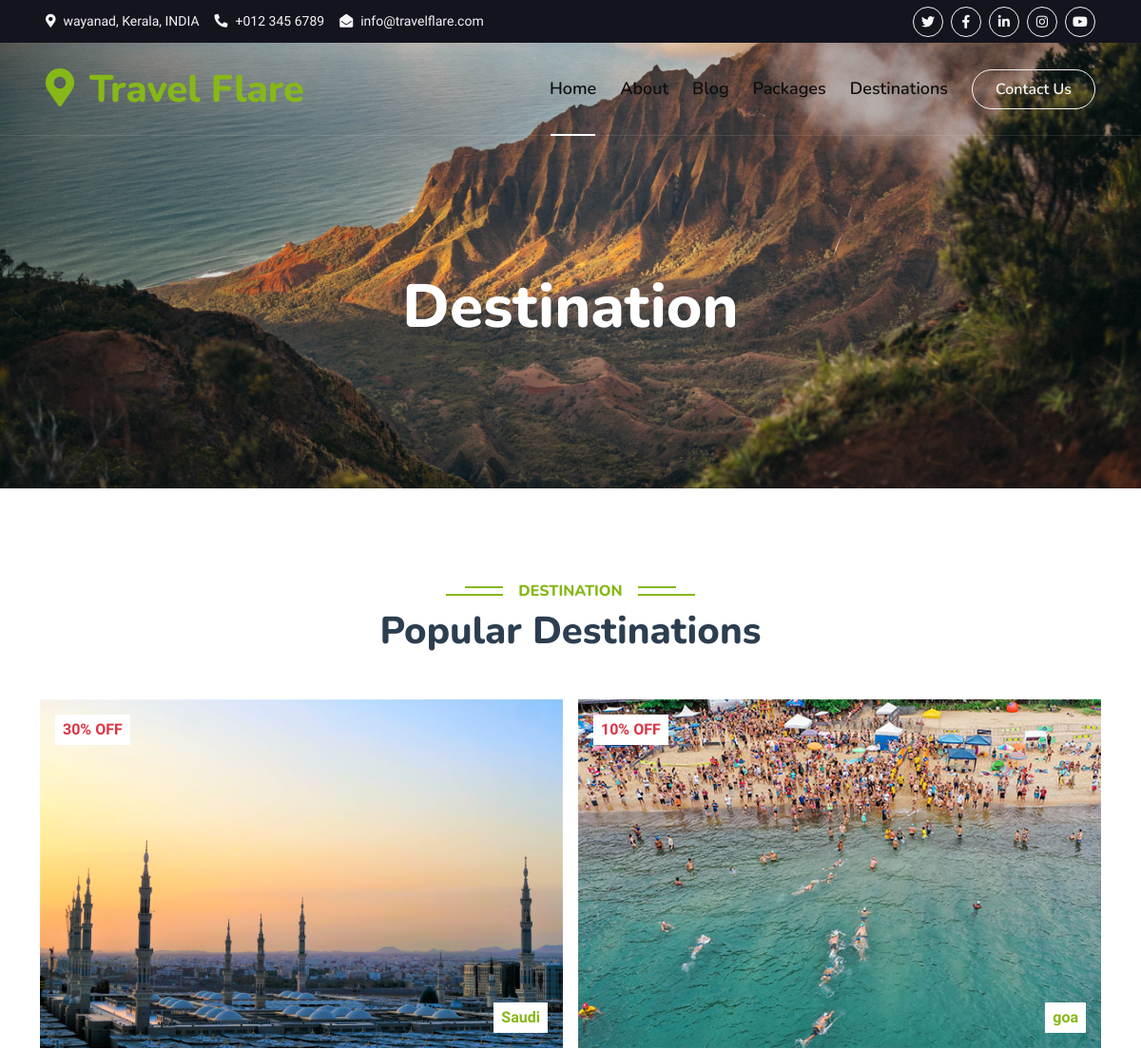
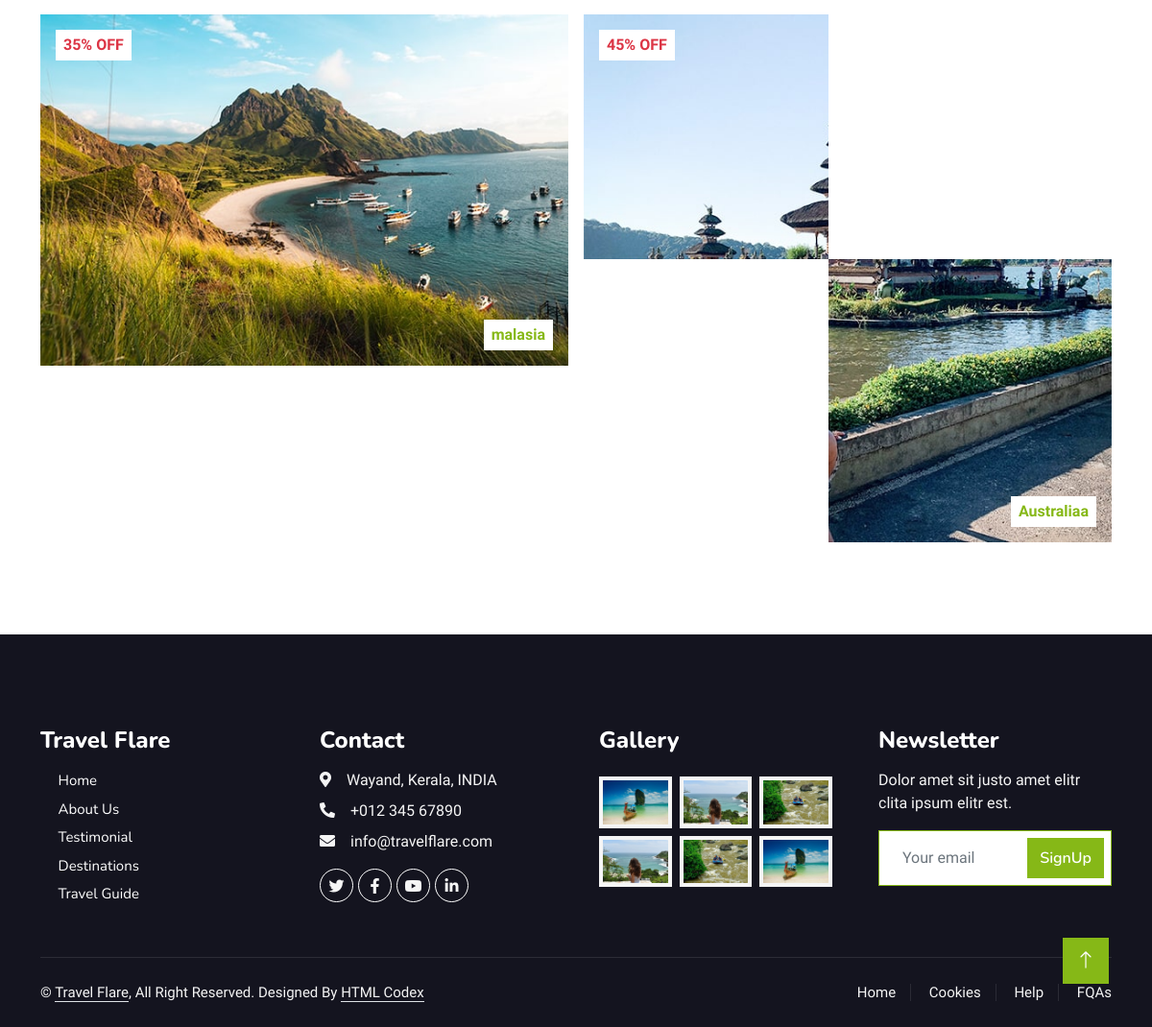
Screenshot of /destination/ with the database file from the repository (2 pictures, top to bottom).
### app/models.py (models this page shows, shortened)
class Destination(models.Model):
    name = models.CharField(max_length=255)
    image = models.ImageField(upload_to='destination_images/')
    discount_percentage = models.PositiveIntegerField()
    country = models.CharField(max_length=100)

### app/views.py (the view)
# urls.py: path('destination/',views.destination,name='destination'),
def destination(request):
    destinations = Destination.objects.all()
    return render(request, 'destination.html', {'destinations': destinations})

### templates/destination.html
{% extends 'base.html' %}
{% load static %}
{% block header %}
<div class="container-fluid bg-primary py-5 mb-5 hero-header">
    <div class="container py-5">
        <div class="row justify-content-center py-5">
            <div class="col-lg-10 pt-lg-5 mt-lg-5 text-center">
                <h1 class="display-3 text-white animated slideInDown">Destination</h1>
            </div>
        </div>
    </div>
</div>
{% endblock %}
{% block content %}
<div class="container-xxl py-5 destination">
    <div class="container">
        <div class="text-center wow fadeInUp" data-wow-delay="0.1s">
            <h6 class="section-title bg-white text-center text-primary px-3">Destination</h6>
            <h1 class="mb-5">Popular Destinations</h1>
        </div>
        <div class="row g-3">
            {% for destination in destinations %}
            <div class="col-lg-6 col-md-12 wow zoomIn" data-wow-delay="{{ forloop.counter|add:"0.1" }}s">
                <a class="position-relative d-block overflow-hidden" href="">
                    <img class="img-fluid" src="{{ destination.image.url }}" alt="">
                    <div class="bg-white text-danger fw-bold position-absolute top-0 start-0 m-3 py-1 px-2">{{ destination.discount_percentage }}% OFF</div>
                    <div class="bg-white text-primary fw-bold position-absolute bottom-0 end-0 m-3 py-1 px-2">{{ destination.country }}</div>
                </a>
            </div>
            {% endfor %}
        </div>
    </div>
</div>
    {% endblock %}

### templates/base.html (shortened to what this page needs)
{% load static %}
<!DOCTYPE html>
<html lang="en">
<head>
    <link href="https://cdnjs.cloudflare.com/ajax/libs/font-awesome/5.10.0/css/all.min.css" rel="stylesheet">
    <link href="https://cdn.jsdelivr.net/npm/bootstrap-icons@1.4.1/font/bootstrap-icons.css" rel="stylesheet">
    <link href="{% static 'lib/animate/animate.min.css' %}" rel="stylesheet">
    <link href="{% static 'lib/owlcarousel/assets/owl.carousel.min.css' %}" rel="stylesheet">
    <link href="{% static 'lib/tempusdominus/css/tempusdominus-bootstrap-4.min.css' %}" rel="stylesheet" />
    <link href="{% static 'css/bootstrap.min.css' %}" rel="stylesheet">
    <link href="{%  static 'css/style.css' %}" rel="stylesheet">
</head>
<body>
    <div class="container-fluid bg-dark px-5 d-none d-lg-block">
        <div class="row gx-0">
            <div class="col-lg-8 text-center text-lg-start mb-2 mb-lg-0">
                <div class="d-inline-flex align-items-center" style="height: 45px;">
                    <small class="me-3 text-light"><i class="fa fa-map-marker-alt me-2"></i>wayanad, Kerala, INDIA</small>
                    <small class="me-3 text-light"><i class="fa fa-phone-alt me-2"></i>+012 345 6789</small>
                    <small class="text-light"><i class="fa fa-envelope-open me-2"></i>info@travelflare.com</small>
                </div>
            </div>
            <div class="col-lg-4 text-center text-lg-end">
                <div class="d-inline-flex align-items-center" style="height: 45px;">
                    <a class="btn btn-sm btn-outline-light btn-sm-square rounded-circle me-2" href="https://twitter.com/login"><i class="fab fa-twitter fw-normal"></i></a>
                    <a class="btn btn-sm btn-outline-light btn-sm-square rounded-circle me-2" href="https://www.facebook.com/"><i class="fab fa-facebook-f fw-normal"></i></a>
                    <a class="btn btn-sm btn-outline-light btn-sm-square rounded-circle me-2" href="https://in.linkedin.com/"><i class="fab fa-linkedin-in fw-normal"></i></a>
                    <a class="btn btn-sm btn-outline-light btn-sm-square rounded-circle me-2" href="https://www.instagram.com/"><i class="fab fa-instagram fw-normal"></i></a>
                    <a class="btn btn-sm btn-outline-light btn-sm-square rounded-circle" href="https://www.youtube.com/"><i class="fab fa-youtube fw-normal"></i></a>
                </div>
            </div>
        </div>
    </div>
    <div class="container-fluid position-relative p-0">
        <nav class="navbar navbar-expand-lg navbar-light px-4 px-lg-5 py-3 py-lg-0" >
            <a href="" class="navbar-brand p-0">
                <h1 class="text-primary m-0"   ><i class="fa fa-map-marker-alt me-3"  ></i>Travel Flare</h1>
            </a>
            <div class="collapse navbar-collapse" id="navbarCollapse">
                <div class="navbar-nav ms-auto py-0">
                    <a href="{% url 'index' %}" class="nav-item nav-link active">Home</a>
                    <a href="{% url 'about' %}" class="nav-item nav-link">About</a>
                    <a href="{% url 'blog' %}" class="nav-item nav-link">Blog</a>
                    <a href="{% url 'package' %}" class="nav-item nav-link">Packages</a>
                    <a href="{% url 'destination' %}" class="nav-item nav-link">Destinations</a>
                </div>
                <a href="{% url 'contact' %}" class="btn btn-outline-light rounded-pill py-2 px-4">Contact Us</a>
            </div>
        </nav>
        {% block header %}
        {% endblock %}
    </div>
{% block content %}
{% endblock %}
 <div class="container-fluid bg-dark text-light footer pt-5 mt-5 wow fadeIn" data-wow-delay="0.1s">
    <div class="container py-5">
        <div class="row g-5">
            <div class="col-lg-3 col-md-6">
                <h4 class="text-white mb-3">Travel Flare</h4>
                <a class="btn btn-link" href="{% url 'index'%}">Home</a>
                <a class="btn btn-link" href="{% url 'about'%}">About Us</a>
                <a class="btn btn-link" href="{% url 'testimonial'%}">Testimonial</a>
                <a class="btn btn-link" href="{% url 'destination' %}">Destinations</a>
                <a class="btn btn-link" href="{% url 'team' %}">Travel Guide</a>
            </div>
            <div class="col-lg-3 col-md-6">
                <h4 class="text-white mb-3">Contact</h4>
                <p class="mb-2"><i class="fa fa-map-marker-alt me-3"></i>Wayand, Kerala, INDIA</p>
                <p class="mb-2"><i class="fa fa-phone-alt me-3"></i>+012 345 67890</p>
                <p class="mb-2"><i class="fa fa-envelope me-3"></i>info@travelflare.com</p>
                <div class="d-flex pt-2">
                    <a class="btn btn-outline-light btn-social" href="https://twitter.com/login"><i class="fab fa-twitter"></i></a>
                    <a class="btn btn-outline-light btn-social" href="https://www.facebook.com/"><i class="fab fa-facebook-f"></i></a>
                    <a class="btn btn-outline-light btn-social" href="https://www.youtube.com/"><i class="fab fa-youtube"></i></a>
                    <a class="btn btn-outline-light btn-social" href="https://in.linkedin.com/"><i class="fab fa-linkedin-in"></i></a>
                </div>
            </div>
            <div class="col-lg-3 col-md-6">
                <h4 class="text-white mb-3">Gallery</h4>
                <div class="row g-2 pt-2">
                    <div class="col-4">
                        <img class="img-fluid bg-light p-1" src="{% static 'images/package-1.jpg'%}" alt="">
                    </div>
                    <div class="col-4">
                        <img class="img-fluid bg-light p-1" src="{% static 'images/package-2.jpg'%}" alt="">
                    </div>
                    <div class="col-4">
                        <img class="img-fluid bg-light p-1" src="{% static 'images/package-3.jpg'%}" alt="">
                    </div>
                    <div class="col-4">
                        <img class="img-fluid bg-light p-1" src="{% static 'images/package-2.jpg'%}" alt="">
                    </div>
                    <div class="col-4">
                        <img class="img-fluid bg-light p-1" src="{% static 'images/package-3.jpg'%}"lt="">
                    </div>
                    <div class="col-4">
                        <img class="img-fluid bg-light p-1" src="{% static 'images/package-1.jpg'%}" alt="">
                    </div>
                </div>
            </div>
            <div class="col-lg-3 col-md-6">
                <h4 class="text-white mb-3">Newsletter</h4>
                <p>Dolor amet sit justo amet elitr clita ipsum elitr est.</p>
                <div class="position-relative mx-auto" style="max-width: 400px;">
                    <input class="form-control border-primary w-100 py-3 ps-4 pe-5" type="text" placeholder="Your email">
                    <button type="button" class="btn btn-primary py-2 position-absolute top-0 end-0 mt-2 me-2">SignUp</button>
                </div>
            </div>
        </div>
    </div>
    <div class="container">
        <div class="copyright">
            <div class="row">
                <div class="col-md-6 text-center text-md-start mb-3 mb-md-0">
                    &copy; <a class="border-bottom" href="#">Travel Flare</a>, All Right Reserved.
                    Designed By <a class="border-bottom" href="https://htmlcodex.com">HTML Codex</a>
                </div>
                <div class="col-md-6 text-center text-md-end">
                    <div class="footer-menu">
                        <a href="">Home</a>
                        <a href="">Cookies</a>
                        <a href="">Help</a>
                        <a href="">FQAs</a>
                    </div>
                </div>
            </div>
        </div>
    </div>
</div>
<a href="#" class="btn btn-lg btn-primary btn-lg-square back-to-top"><i class="bi bi-arrow-up"></i></a>
</body>
</html>

### static/css/style.css (style rules this page uses)
:root { --primary: #86B817; --secondary: #FE8800; --light: #F5F5F5; --dark: #14141F; }
.back-to-top { position: fixed; display: none; right: 45px; bottom: 45px; z-index: 99; }
.btn { font-family: 'Nunito', sans-serif; font-weight: 600; transition: .5s; }
.btn.btn-primary, .btn.btn-secondary { color: #FFFFFF; }
.btn-sm-square { width: 32px; height: 32px; }
.btn-lg-square { width: 48px; height: 48px; }
.btn-square, .btn-sm-square, .btn-lg-square { padding: 0; display: flex; align-items: center; justify-content: center; font-weight: normal; border-radius: 0px; }
.navbar-light .navbar-nav .nav-link { font-family: 'Nunito', sans-serif; position: relative; margin-right: 25px; padding: 35px 0; color: #0f0f0f !important; font-size: 18px; font-weight: 600; outline: none; transition: .5s; }
.navbar-light .navbar-nav .nav-link:hover, .navbar-light .navbar-nav .nav-link.active { color: blue; }
@media (min-width: 992px) { .navbar-light { position: absolute; width: 100%; top: 0; left: 0; border-bottom: 1px solid rgba(256, 256, 256, .1); z-index: 999; } }
@media (min-width: 992px) { .navbar-light .navbar-nav .nav-link::before { position: absolute; content: ""; width: 0; height: 2px; bottom: -1px; left: 50%; background: white; transition: .5s; } }
@media (min-width: 992px) { .navbar-light .navbar-nav .nav-link:hover::before, .navbar-light .navbar-nav .nav-link.active::before { width: calc(100% - 2px); left: 1px; } }
.hero-header { background: linear-gradient(rgba(20, 20, 31, .7), rgba(20, 20, 31, .7)); background-image: url('../images/ppp.jpg'); background-position: center center; background-repeat: no-repeat; background-size: cover; }
.section-title { position: relative; display: inline-block; text-transform: uppercase; }
.section-title::before { position: absolute; content: ""; width: calc(100% + 80px); height: 2px; top: 4px; left: -40px; background: var(--primary); z-index: -1; }
.section-title::after { position: absolute; content: ""; width: calc(100% + 120px); height: 2px; bottom: 5px; left: -60px; background: var(--primary); z-index: -1; }
.destination img { transition: .5s; }
.footer .btn.btn-social { margin-right: 5px; width: 35px; height: 35px; display: flex; align-items: center; justify-content: center; color: var(--light); font-weight: normal; border: 1px solid #FFFFFF; border-radius: 35px; transition: .3s; }
.footer .btn.btn-link { display: block; margin-bottom: 5px; padding: 0; text-align: left; color: #FFFFFF; font-size: 15px; font-weight: normal; text-transform: capitalize; transition: .3s; }
.footer .btn.btn-link::before { position: relative; content: "\f105"; font-family: "Font Awesome 5 Free"; font-weight: 900; margin-right: 10px; }
.footer .copyright { padding: 25px 0; font-size: 15px; border-top: 1px solid rgba(256, 256, 256, .1); }
.footer .copyright a { color: var(--light); }
.footer .footer-menu a { margin-right: 15px; padding-right: 15px; border-right: 1px solid rgba(255, 255, 255, .1); }
.footer .footer-menu a:last-child { margin-right: 0; padding-right: 0; border-right: none; }

### rows the page displays
Destination: image (picture), discount_percentage "30", country "Saudi"
Destination: image (picture), discount_percentage "10", country "goa"
Destination: image (picture), discount_percentage "35", country "malasia"
Destination: image (picture), discount_percentage "45", country "Australiaa"
